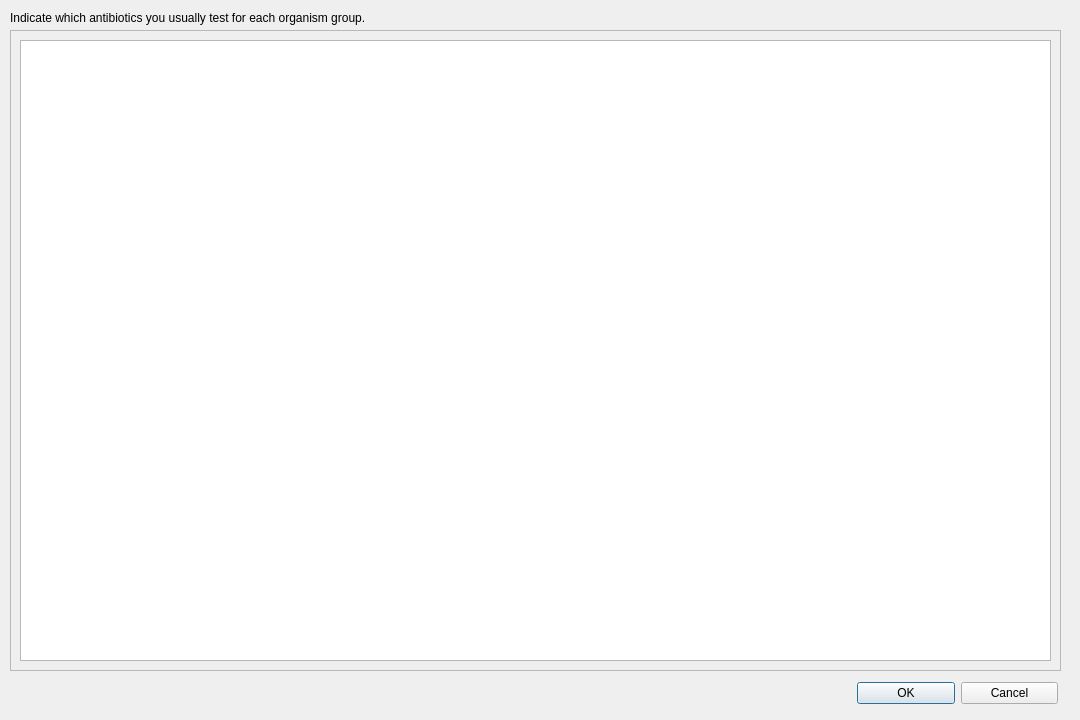
<?xml version="1.0" encoding="UTF-8"?>
<ui version="4.0">
 <class>Dialog</class>
 <widget class="QDialog" name="Dialog">
  <property name="geometry">
   <rect>
    <x>0</x>
    <y>0</y>
    <width>1080</width>
    <height>720</height>
   </rect>
  </property>
  <property name="windowTitle">
   <string>Dialog</string>
  </property>
  <widget class="QLabel" name="label">
   <property name="geometry">
    <rect>
     <x>10</x>
     <y>10</y>
     <width>1041</width>
     <height>16</height>
    </rect>
   </property>
   <property name="text">
    <string>Indicate which antibiotics you usually test for each organism group.</string>
   </property>
  </widget>
  <widget class="QFrame" name="frame">
   <property name="geometry">
    <rect>
     <x>10</x>
     <y>30</y>
     <width>1051</width>
     <height>641</height>
    </rect>
   </property>
   <property name="frameShape">
    <enum>QFrame::StyledPanel</enum>
   </property>
   <property name="frameShadow">
    <enum>QFrame::Raised</enum>
   </property>
   <widget class="QTableWidget" name="antibiotic_panel_table">
    <property name="geometry">
     <rect>
      <x>10</x>
      <y>10</y>
      <width>1031</width>
      <height>621</height>
     </rect>
    </property>
   </widget>
  </widget>
  <widget class="QWidget" name="">
   <property name="geometry">
    <rect>
     <x>857</x>
     <y>680</y>
     <width>201</width>
     <height>26</height>
    </rect>
   </property>
   <layout class="QHBoxLayout" name="horizontalLayout">
    <item>
     <widget class="QPushButton" name="ok_pushbutton">
      <property name="text">
       <string>OK</string>
      </property>
     </widget>
    </item>
    <item>
     <widget class="QPushButton" name="cancel_pushbutton">
      <property name="text">
       <string>Cancel</string>
      </property>
     </widget>
    </item>
   </layout>
  </widget>
 </widget>
 <resources/>
 <connections/>
</ui>
